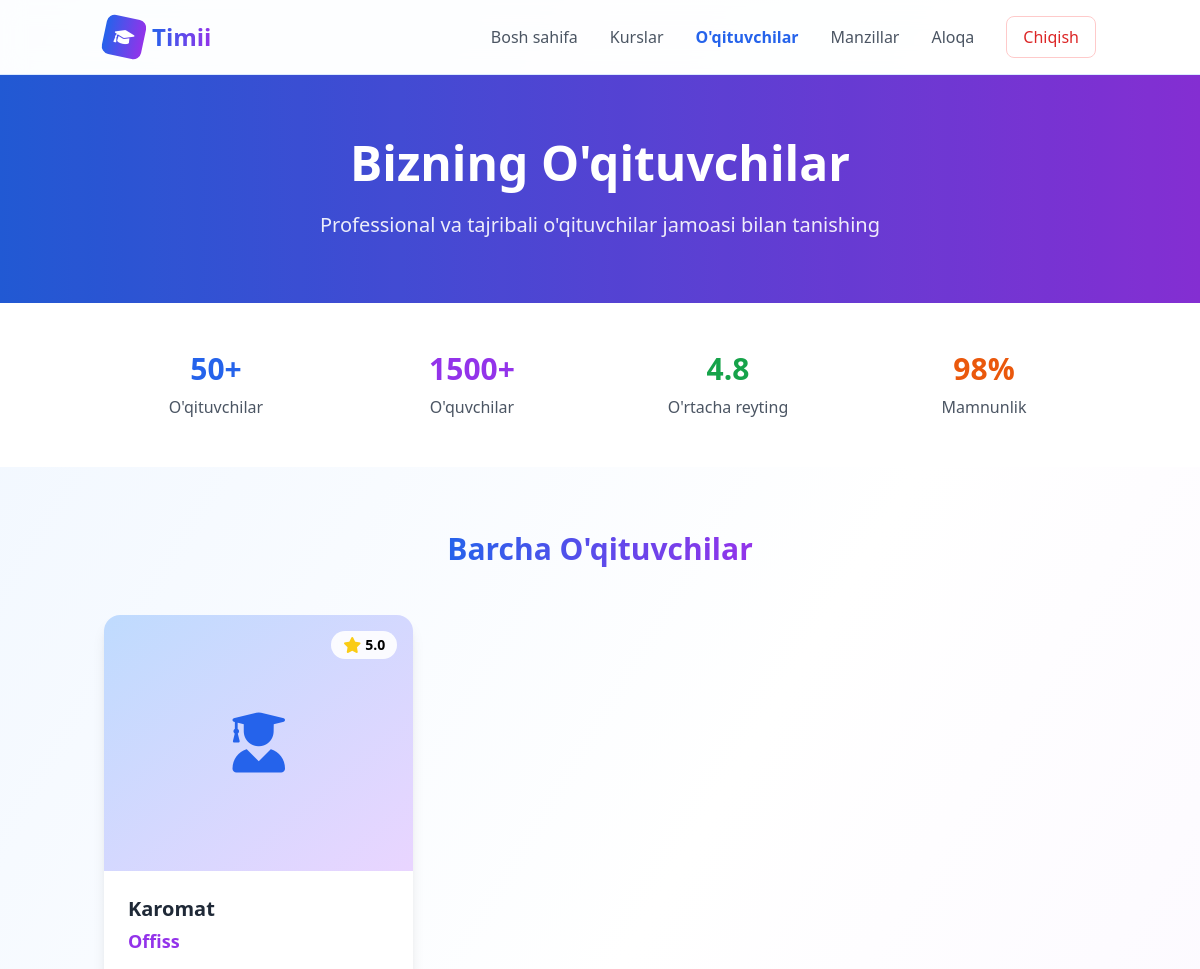
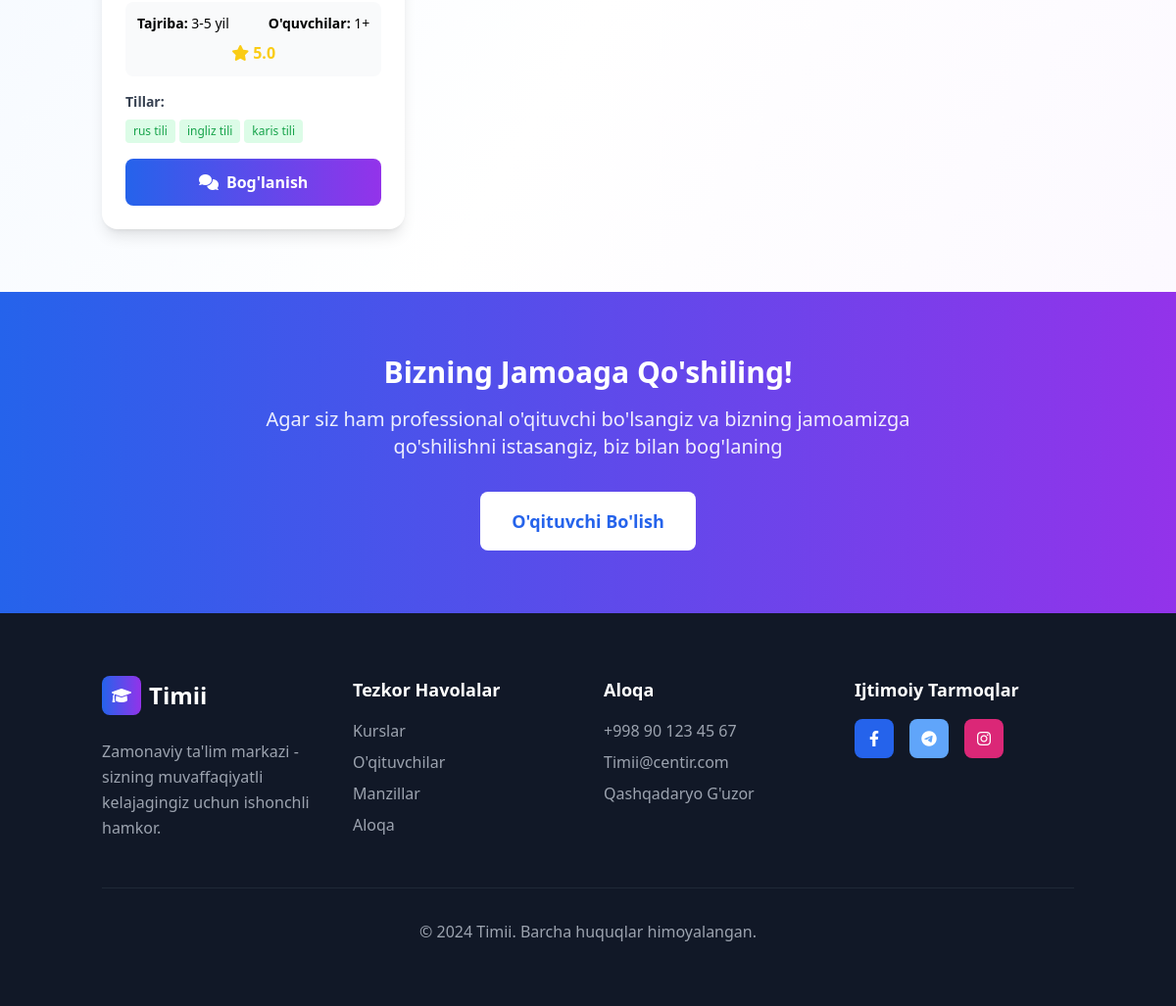
Screenshot of /teachers/ with the database file from the repository (2 pictures, top to bottom).
### main/models.py (models this page shows, shortened)
class Teacher(models.Model):
    EXPERIENCE_CHOICES = [
        ('1-2', '1-2 yil'),
        ('3-5', '3-5 yil'),
        ('5-10', '5-10 yil'),
        ('10+', '10+ yil'),
    ]
    name = models.CharField(max_length=100, verbose_name="Ism Familiya")
    specialty = models.CharField(max_length=100, verbose_name="Mutaxassislik")
    bio = models.TextField(verbose_name="Biografiya")
    experience = models.CharField(max_length=10, choices=EXPERIENCE_CHOICES, verbose_name="Tajriba")
    students_count = models.IntegerField(default=0, verbose_name="O'quvchilar soni")
    rating = models.DecimalField(max_digits=3, decimal_places=1, default=5.0, verbose_name="Reyting")
    photo = models.ImageField(upload_to='teachers/', blank=True, verbose_name="Rasm")
    email = models.EmailField(blank=True, verbose_name="Email")
    phone = models.CharField(max_length=20, blank=True, verbose_name="Telefon")
    skills = models.TextField(help_text="Har bir ko'nikmani yangi qatordan yozing", verbose_name="Ko'nikmalar")
    languages = models.TextField(help_text="Har bir tilni yangi qatordan yozing", verbose_name="Tillar")
    is_active = models.BooleanField(default=True, verbose_name="Faol")
    is_featured = models.BooleanField(default=False, verbose_name="Asosiy o'qituvchi")
    joined_date = models.DateField(auto_now_add=True, verbose_name="Qo'shilgan sana")
    class Meta:
        verbose_name = "O'qituvchi"
        verbose_name_plural = "O'qituvchilar"
        ordering = ['-joined_date']
    def get_languages_list(self):
        return [language.strip() for language in self.languages.split('\n') if language.strip()]
    def get_experience_display(self):
        return dict(self.EXPERIENCE_CHOICES).get(self.experience, self.experience)

### main/views.py (the view)
# urls.py: path('teachers/', views.teachers, name='teachers'),
def teachers(request):
    try:
        teachers = Teacher.objects.filter(is_active=True)
        featured_teachers = Teacher.objects.filter(is_active=True, is_featured=True)
    except:
        teachers = []
        featured_teachers = []
    context = {
        'teachers': teachers,
        'featured_teachers': featured_teachers,
    }
    return render(request, 'main/teachers.html', context)

### templates/main/teachers.html (shortened to what this page needs)
{% extends 'main/base.html' %}
{% block content %}
<section class="py-16 bg-gradient-to-r from-blue-600 to-purple-600 text-white relative overflow-hidden">
    <div class="absolute inset-0 bg-black/10"></div>
    <div class="container mx-auto px-4 relative">
        <div class="text-center max-w-4xl mx-auto">
            <h1 class="text-4xl lg:text-5xl font-bold mb-6">Bizning O'qituvchilar</h1>
            <p class="text-xl opacity-90">Professional va tajribali o'qituvchilar jamoasi bilan tanishing</p>
        </div>
    </div>
</section>
<section class="py-12 bg-white">
    <div class="container mx-auto px-4">
        <div class="grid grid-cols-2 md:grid-cols-4 gap-8 text-center">
            <div class="space-y-2">
                <div class="text-3xl font-bold text-blue-600">50+</div>
                <div class="text-gray-600">O'qituvchilar</div>
            </div>
            <div class="space-y-2">
                <div class="text-3xl font-bold text-purple-600">1500+</div>
                <div class="text-gray-600">O'quvchilar</div>
            </div>
            <div class="space-y-2">
                <div class="text-3xl font-bold text-green-600">4.8</div>
                <div class="text-gray-600">O'rtacha reyting</div>
            </div>
            <div class="space-y-2">
                <div class="text-3xl font-bold text-orange-600">98%</div>
                <div class="text-gray-600">Mamnunlik</div>
            </div>
        </div>
    </div>
</section>
<section class="py-16">
    <div class="container mx-auto px-4">
        <div class="text-center mb-12">
            <h2 class="text-3xl font-bold mb-4">
                <span class="bg-gradient-to-r from-blue-600 to-purple-600 bg-clip-text text-transparent">
                </span>
            </h2>
        </div>
        <div class="grid md:grid-cols-2 lg:grid-cols-3 gap-8">
            {% for teacher in teachers %}
            <div class="card-hover bg-white rounded-2xl overflow-hidden shadow-lg border-0">
                <div class="relative">
                    {% if teacher.image %}
                        <img src="{{ teacher.image.url }}" alt="{{ teacher.name }}" class="w-full h-64 object-cover">
                    {% else %}
                        <div class="w-full h-64 bg-gradient-to-br from-blue-200 to-purple-200 flex items-center justify-center">
                            <i class="fas fa-user-graduate text-6xl text-blue-600"></i>
                        </div>
                    {% endif %}
                    <div class="absolute top-4 right-4 bg-white/90 backdrop-blur-sm rounded-full px-3 py-1 flex items-center gap-1">
                        <i class="fas fa-star text-yellow-400"></i>
                        <span class="text-sm font-semibold">{{ teacher.rating }}</span>
                    </div>
                </div>
                <div class="p-6">
                    <h3 class="text-xl font-bold text-gray-800 mb-1">{{ teacher.name }}</h3>
                    <p class="text-lg font-semibold text-purple-600 mb-3">{{ teacher.specialty }}</p>
                    <div class="bg-gray-50 rounded-lg p-3 mb-4">
                        <div class="flex justify-between items-center text-sm mb-2">
                            <span><strong>Tajriba:</strong> {{ teacher.get_experience_display }}</span>
                            <span><strong>O'quvchilar:</strong> {{ teacher.students_count }}+</span>
                        </div>
                        <div class="text-center">
                            <div class="flex items-center justify-center gap-1 text-yellow-400">
                                <i class="fas fa-star"></i>
                                <span class="font-semibold">{{ teacher.rating }}</span>
                            </div>
                        </div>
                    </div>
                    {% if teacher.get_languages_list %}
                    <div class="mb-4">
                        <div class="text-sm font-semibold text-gray-700 mb-2">Tillar:</div>
                        <div class="flex flex-wrap gap-1">
                            {% for language in teacher.get_languages_list %}
                            <span class="bg-green-100 text-green-600 px-2 py-1 rounded text-xs">{{ language }}</span>
                            {% endfor %}
                        </div>
                    </div>
                    {% endif %}
                    <button class="w-full bg-gradient-to-r from-blue-600 to-purple-600 text-white py-3 rounded-lg font-semibold hover:from-blue-700 hover:to-purple-700 transition-all duration-300">
                        <i class="fas fa-comments mr-2"></i>Bog'lanish
                    </button>
                </div>
            </div>
            {% endfor %}
        </div>
    </div>
</section>
<section class="py-16 bg-gradient-to-r from-blue-600 to-purple-600 text-white">
    <div class="container mx-auto px-4 text-center">
        <h2 class="text-3xl font-bold mb-4">Bizning Jamoaga Qo'shiling!</h2>
        <p class="text-xl mb-8 opacity-90 max-w-2xl mx-auto">
            Agar siz ham professional o'qituvchi bo'lsangiz va bizning jamoamizga qo'shilishni istasangiz, biz bilan bog'laning
        </p>
        <button class="px-8 py-4 text-lg bg-white text-blue-600 rounded-lg font-semibold hover:bg-gray-100 transition-colors">
            O'qituvchi Bo'lish
        </button>
    </div>
</section>
{% endblock %}

### templates/main/base.html (style rules this page uses)
.card-hover { transition: all 0.3s ease; }

### rows the page displays
Teacher: rating "5.0", name "Karomat", specialty "Offiss", experience "3-5 yil", students_count "1", get_languages_list "rus tili" "ingliz tili" "karis tili"
